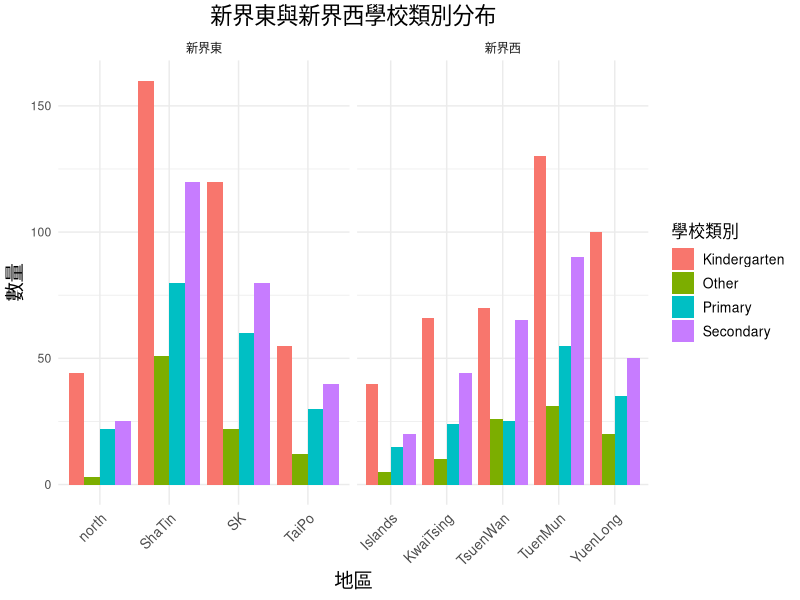

Recreate this plot in R.
# 安裝所需的套件（如果尚未安裝）
if (!require(ggplot2)) install.packages("ggplot2")
if (!require(tidyr)) install.packages("tidyr")

# 載入套件
library(ggplot2)
library(tidyr)

# 創建數據框
school_data <- data.frame(
  Region = c("ShaTin", "TaiPo", "north", "SK", "TsuenWan", "TuenMun", "YuenLong", "KwaiTsing", "Islands"),
  Subregion = c("新界東", "新界東", "新界東", "新界東", "新界西", "新界西", "新界西", "新界西", "新界西"),
  Kindergarten = c(160, 55, 44, 120, 70, 130, 100, 66, 40),
  Primary = c(80, 30, 22, 60, 25, 55, 35, 24, 15),
  Secondary = c(120, 40, 25, 80, 65, 90, 50, 44, 20),
  Other = c(51, 12, 3, 22, 26, 31, 20, 10, 5)
)

# 將數據轉換為長格式以便於 ggplot2 繪圖
school_data_long <- pivot_longer(
  school_data,
  cols = c(Kindergarten, Primary, Secondary, Other),
  names_to = "Category",
  values_to = "Count"
)

# 繪製分組棒形圖，按新界東和新界西分類
ggplot(school_data_long, aes(x = Region, y = Count, fill = Category)) +
  geom_bar(stat = "identity", position = "dodge") +
  labs(
    title = "新界東與新界西學校類別分布",
    x = "地區",
    y = "數量",
    fill = "學校類別"
  ) +
  facet_wrap(~ Subregion, scales = "free_x") +  # 按新界東和新界西分面
  theme_minimal() +
  theme(
    plot.title = element_text(hjust = 0.5, size = 16),
    axis.text.x = element_text(angle = 45, hjust = 1, size = 10),
    axis.title = element_text(size = 14),
    legend.title = element_text(size = 12),
    legend.text = element_text(size = 10)
  )
